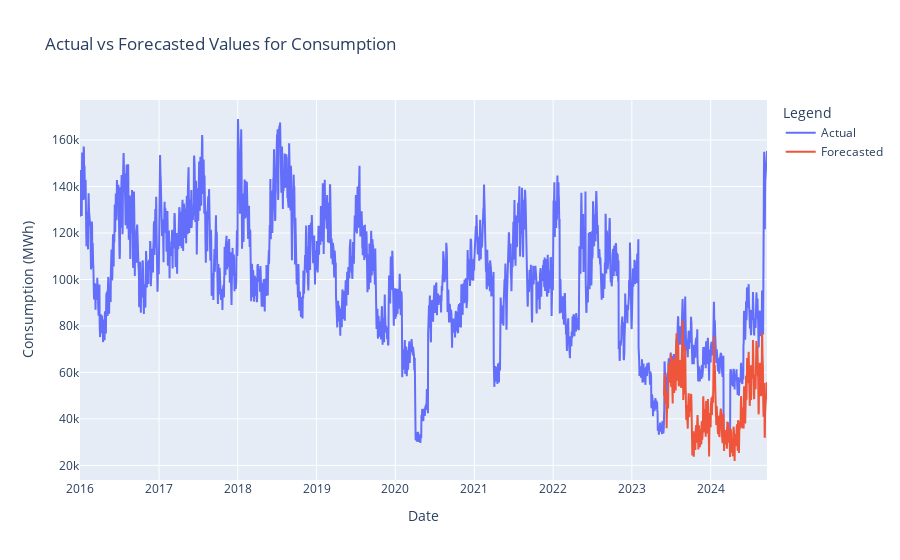

Source (notebook cell):
### Code cell
plot_forecasts(data, predictions, split)

### Figure 1 — Plotly figure (JSON) as saved in the notebook; plotly's stock layout.template omitted (floating-point values rounded to 4 significant figures; data arrays with more than 128 entries replaced by an {"elided": "..."} marker saying what was removed)
{"data": [{"mode": "lines", "name": "Actual", "type": "scatter", "x": {"elided": "3184 str values"}, "y": {"elided": "3184 int values"}}, {"mode": "lines", "name": "Forecasted", "type": "scatter", "x": {"elided": "478 str values"}, "y": {"elided": "478 float values"}}], "layout": {"autosize": true, "legend": {"title": {"text": "Legend"}}, "title": {"text": "Actual vs Forecasted Values for Consumption"}, "xaxis": {"autorange": true, "range": ["2016-01-01", "2024-09-18"], "title": {"text": "Date"}, "type": "date"}, "yaxis": {"autorange": true, "range": [13720.0, 177200.0], "title": {"text": "Consumption (MWh)"}, "type": "linear"}}}
